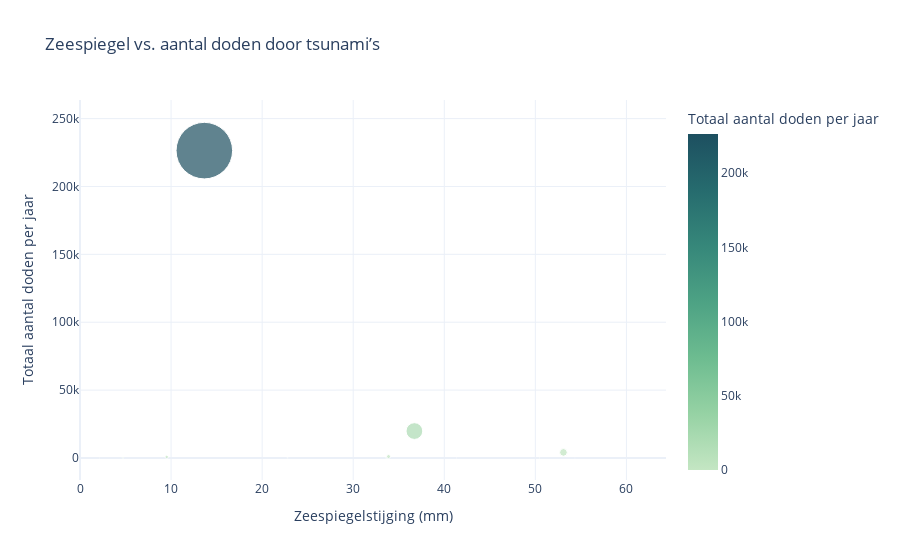

Notebook source saved alongside this figure:
### Markdown cell above
## De zwaarste tsunami's in beeld
In de afgelopen decennia hebben zich wereldwijd enkele uitzonderlijk zware tsunami’s voorgedaan. Een bekend voorbeeld is de tsunami die Japan in 2011 trof. Deze ramp leidde tot ruim 19.000 doden en enorme economische schade, inclusief de kernramp in Fukushima. Zulke extreme gebeurtenissen vormen duidelijke uitschieters binnen de dataset. In de volgende grafieken wordt onderzocht hoe de doden en economische schade veroorzaakt door deze zwaarste tsunami’s, zich verhouden tot de zeespiegelafwijking.

### Code cell
disasters = pd.read_csv('1900_2021_DISASTERS.xlsx - emdat data.csv')
sea_level = pd.read_csv('Global_sea_level_rise.csv')

tsunamis = disasters[disasters['Disaster Subtype'].isin(['Tsunami', 'Tsunami/Tidal wave'])]

tsunami_deaths = tsunamis.groupby('Year')['Total Deaths'].sum().reset_index()

combined = pd.merge(tsunami_deaths, sea_level, left_on='Year', right_on='year', how='inner')

fig = px.scatter(
    combined,
    x='mmfrom1993-2008average',
    y='Total Deaths',
    color='Total Deaths',
    size='Total Deaths',
    hover_name='Year',
    title='Zeespiegel vs. aantal doden door tsunami’s',
    labels={
        'mmfrom1993-2008average': 'Zeespiegelstijging (mm)',
        'Total Deaths': 'Totaal aantal doden per jaar'
    },
    size_max=40,
    color_continuous_scale='blugrn' 
)

max_sea_level = combined['mmfrom1993-2008average'].max()
fig.update_xaxes(range=[0, max_sea_level + 10])  
fig.update_layout(template='plotly_white')
fig.show()

### Figure 1 — Plotly figure (JSON) as saved in the notebook; plotly's stock layout.template omitted (floating-point values rounded to 4 significant figures)
{"data": [{"hovertemplate": "<b>%{hovertext}</b><br><br>Zeespiegelstijging (mm)=%{x}<br>Totaal aantal doden per jaar=%{marker.color}<extra></extra>", "hovertext": [1901.0, 1905.0, 1928.0, 1931.0, 1933.0, 1944.0, 1946.0, 1952.0, 1958.0, 1960.0, 1964.0, 1968.0, 1969.0, 1975.0, 1979.0, 1983.0, 1993.0, 1996.0, 1997.0, 1998.0, 2001.0, 2002.0, 2004.0, 2006.0, 2007.0, 2009.0, 2010.0, 2011.0, 2013.0, 2015.0, 2016.0, 2018.0], "legendgroup": "", "marker": {"color": [18.0, 41.0, 155.0, 50.0, 3000.0, 1223.0, 165.0, 0.0, 111.0, 6231.0, 156.0, 200.0, 64.0, 200.0, 550.0, 102.0, 239.0, 7.0, 0.0, 2182.0, 145.0, 8.0, 226400.0, 805.0, 62.0, 192.0, 1092.0, 19850.0, 10.0, 19.0, 2.0, 4140.0], "coloraxis": "coloraxis", "size": [18.0, 41.0, 155.0, 50.0, 3000.0, 1223.0, 165.0, 0.0, 111.0, 6231.0, 156.0, 200.0, 64.0, 200.0, 550.0, 102.0, 239.0, 7.0, 0.0, 2182.0, 145.0, 8.0, 226400.0, 805.0, 62.0, 192.0, 1092.0, 19850.0, 10.0, 19.0, 2.0, 4140.0], "sizemode": "area", "sizeref": 141.5, "symbol": "circle"}, "mode": "markers", "name": "", "orientation": "v", "showlegend": false, "type": "scatter", "x": [-156.5, -154.4, -128.9, -126.7, -120.0, -116.9, -92.68, -84.48, -72.91, -66.88, -70.98, -72.81, -62.61, -45.85, -46.81, -22.28, -22.78, -11.95, -2.647, -10.81, 4.719, 2.153, 13.65, 9.519, 22.79, 33.65, 33.88, 36.72, 41.34, 50.46, 54.35, 53.09], "xaxis": "x", "y": [18.0, 41.0, 155.0, 50.0, 3000.0, 1223.0, 165.0, 0.0, 111.0, 6231.0, 156.0, 200.0, 64.0, 200.0, 550.0, 102.0, 239.0, 7.0, 0.0, 2182.0, 145.0, 8.0, 226400.0, 805.0, 62.0, 192.0, 1092.0, 19850.0, 10.0, 19.0, 2.0, 4140.0], "yaxis": "y"}], "layout": {"coloraxis": {"colorbar": {"title": {"text": "Totaal aantal doden per jaar"}}, "colorscale": [[0, "rgb(196, 230, 195)"], [0.1667, "rgb(150, 210, 164)"], [0.3333, "rgb(109, 188, 144)"], [0.5, "rgb(77, 162, 132)"], [0.6667, "rgb(54, 135, 122)"], [0.8333, "rgb(38, 107, 110)"], [1, "rgb(29, 79, 96)"]]}, "legend": {"itemsizing": "constant", "tracegroupgap": 0}, "title": {"text": "Zeespiegel vs. aantal doden door tsunami’s"}, "xaxis": {"anchor": "y", "domain": [0, 1], "range": [0, 64.35], "title": {"text": "Zeespiegelstijging (mm)"}}, "yaxis": {"anchor": "x", "domain": [0, 1], "title": {"text": "Totaal aantal doden per jaar"}}}}
